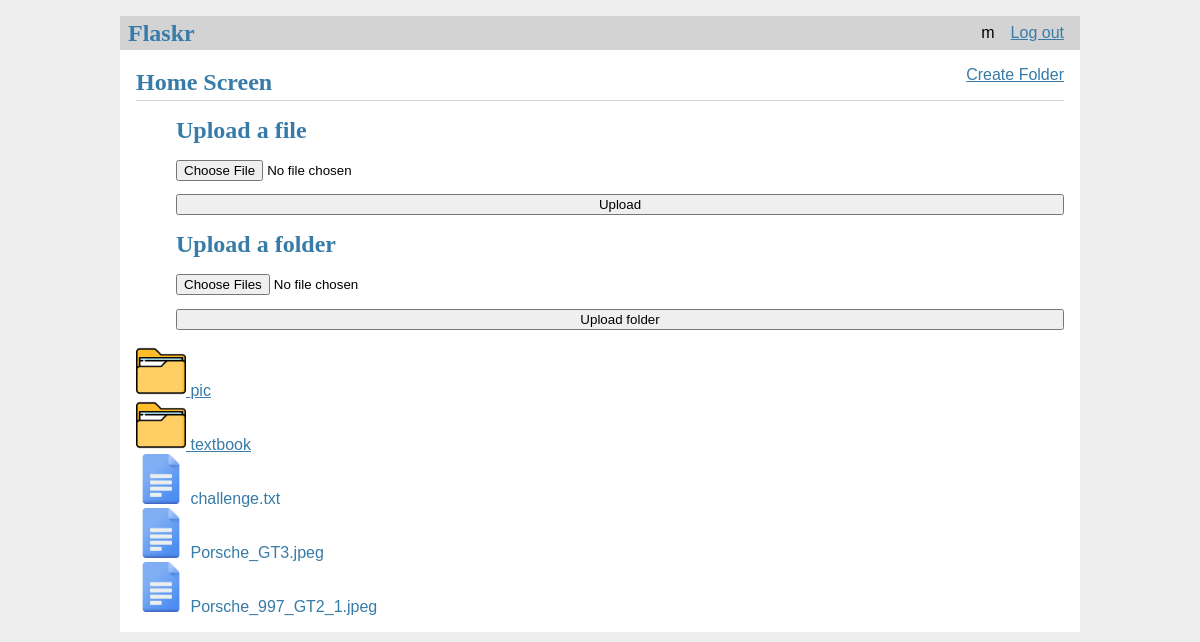
Before: / (signed in) with the older database file.
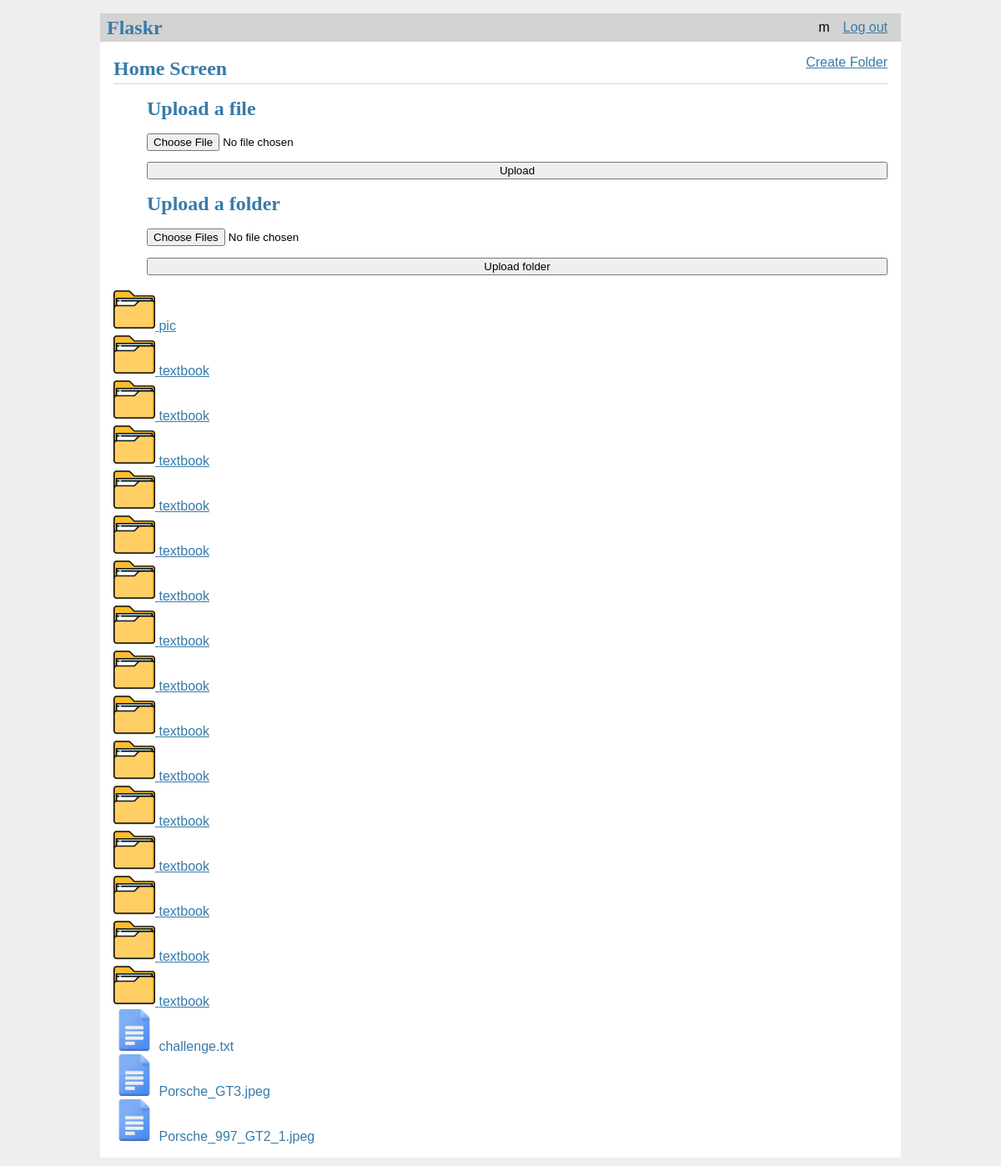
After: the same page with the newer database file.
### tables this page shows
CREATE TABLE users (
  id INTEGER PRIMARY KEY AUTOINCREMENT,
  username VARCHAR(77) UNIQUE NOT NULL,
  password VARCHAR(55) NOT NULL
);

CREATE TABLE folders (
  folder_id INTEGER PRIMARY KEY AUTOINCREMENT,
  name TEXT NOT NULL,
  parent_id INTEGER,
  id INTEGER,
  typ TEXT NOT NULL,
  created_at TIMESTAMP DEFAULT CURRENT_TIMESTAMP,
  updated_at TIMESTAMP DEFAULT CURRENT_TIMESTAMP,
  FOREIGN KEY (parent_id) REFERENCES folders(folder_id) ON DELETE CASCADE,
  FOREIGN KEY (id) REFERENCES users(id) ON DELETE CASCADE
);

CREATE TABLE files (
  file_id INTEGER PRIMARY KEY AUTOINCREMENT,
  name TEXT NOT NULL,
  folder_id INTEGER,
  typ TEXT NOT NULL,
  content BLOB,
  id INTEGER,
  created_at TIMESTAMP DEFAULT CURRENT_TIMESTAMP,
  updated_at TIMESTAMP DEFAULT CURRENT_TIMESTAMP,
  FOREIGN KEY (folder_id) REFERENCES folders(folder_id) ON DELETE CASCADE,
  FOREIGN KEY (id) REFERENCES users(id) ON DELETE CASCADE
);

### flaskr/home.py (the view)
@bp.route('/')
@login_required
def home():
    db = get_db()
    folders = db.execute(
        "SELECT * FROM folders WHERE id = ? AND parent_id IS NULL",
        (g.user['id'],)).fetchall()
    files = db.execute(
        "SELECT * FROM files WHERE  id = ? AND folder_id  IS NULL",
        (g.user['id'],)).fetchall()
    return render_template('homepage/home.html',folders=folders,files=files)

### flaskr/auth.py (called while the page is built)
@bp.before_app_request
def load_logged_in_user():
    id = session.get('id')
    if id is None:
        g.user = None
    else:
        g.user = get_db().execute(
            'Select * from users where id =?',(id,)
        ).fetchone()

def login_required(view):
    @functools.wraps(view)
    def wrapped_view(**kwargs):
        if g.user is None:
            return redirect(url_for('auth.login'))
        return view(**kwargs)
    return wrapped_view

### flaskr/create.py (called while the page is built)
@bp.before_app_request
def load_user_and_folders():
    user_id = session.get('id')
    if user_id:
        g.user = get_db().execute('SELECT * FROM users WHERE id = ?', (user_id,)).fetchone()
    else:
        g.user = None

### flaskr/db.py (called while the page is built)
def get_db():
    if 'db' not in g:
        g.db = sqlite3.connect(
            current_app.config['DATABASE'],
            detect_types=sqlite3.PARSE_DECLTYPES
        )
        g.db.row_factory = sqlite3.Row
    return g.db

### flaskr/upload.py (called while the page is built)
@bp.before_app_request
def load_logged_in_user():
    user_id = session.get('id')
    if user_id is None:
        g.user = None
    else:
        db = get_db()
        g.user = db.execute('SELECT * FROM users WHERE id = ?', (user_id,)).fetchone()

### flaskr/templates/homepage/home.html (shortened to what this page needs)
{% extends 'base.html' %}
{% block header %}
  <h1>{% block title %}Home Screen{% endblock %}</h1>
  <form action="{{ url_for('create.create_folder') }}" method="POST" enctype="multipart/form-data">
    <a href="{{ url_for('create.create_folder') }}">Create Folder</a>
  </form>
{% endblock %}
{% block content %}
<ul>
    <h1>Upload a file</h1>
    <form method="POST" action="/upload" enctype="multipart/form-data">
      <input type="file" id="file-upload" name="file">
      <button type="submit">Upload </button>
    </form>
    <h1>Upload a folder</h1>
    <form id="uploadForm" action="/upload-folder" method="POST" enctype="multipart/form-data">
      <input type="file" id="folderInput"  webkitdirectory multiple>
      <button type="submit">Upload folder</button>
    </form>
</ul>
<div class="item-list">
  {% if folders %}
    {% for folder in folders %}
      <div class="item">
        <a href="{{ url_for('home.subfolder', folder_id=folder['folder_id']) }}">
          <img src="{{ url_for('static', filename='images/folder_icon.png') }}" alt="Folder Icon" class="folder-icon">
          {{ folder['name'] }}
        </a>
      </div>
    {% endfor %}
  {% else %}
    <p>No folders available.</p>
  {% endif %}
  {% if files %}
    {% for file in files %}
      <div class="item">
        <a>
          <img src="{{ url_for('static', filename='images/google-docs.png') }}" alt="File Icon" class="folder-icon">
          {{ file['name'] }}
    {% endfor %}
  {% else %}
    <p>No files available.</p>
  {% endif %}
</div>
{% endblock %}

### flaskr/templates/base.html (shortened to what this page needs)
<!dOCTYPE html>
<link rel="stylesheet" href="{{url_for('static',filename='style.css')}}">
<nav>
  <h1>Flaskr</h1>
  <ul>
    {% if g.user %}
      <li><span>{{g.user['username']}}</span>
      <li><a href="{{url_for('auth.logout')}}">Log out</a>
    {% else %}
        <li><a href="{{url_for('auth.register')}}">Register</a>
        <li><a href="{{url_for('auth.login')}}">log In</a>
    {% endif %}
  </ul>
</nav>
<section class="content">
  <header>
    {%block header%}{%endblock%}
  </header>
  {% block content %}{% endblock %}
</section>

### flaskr/static/style.css (style rules this page uses)
h1 { font-family: serif; color: #377ba8; margin: 1rem 0; }
a { color: #377ba8; }
nav { background: lightgray; display: flex; align-items: center; padding: 0 0.5rem; }
nav h1 { flex: auto; margin: 0; }
nav ul { display: flex; list-style: none; margin: 0; padding: 0; }
nav ul li a, nav ul li span, header .action { display: block; padding: 0.5rem; }
.content { padding: 0 1rem 1rem; }
.content > header { border-bottom: 1px solid lightgray; display: flex; align-items: flex-end; }
.content > header h1 { flex: auto; margin: 1rem 0 0.25rem 0; }
.content:last-child { margin-bottom: 0; }
.content form { margin: 1em 0; display: flex; flex-direction: column; }
.content input, .content textarea { margin-bottom: 1em; }

### flaskr/templates/homepage/home.html (style rules this page uses)
.folder-icon { width: 50px; height: auto; }

Changed rows visible on the page:
added folders: name "textbook"
added folders: name "textbook"
added folders: name "textbook"
added folders: name "textbook"
added folders: name "textbook"
added folders: name "textbook"
added folders: name "textbook"
added folders: name "textbook"
added folders: name "textbook"
added folders: name "textbook"
added folders: name "textbook"
added folders: name "textbook"
added folders: name "textbook"
added folders: name "textbook"
